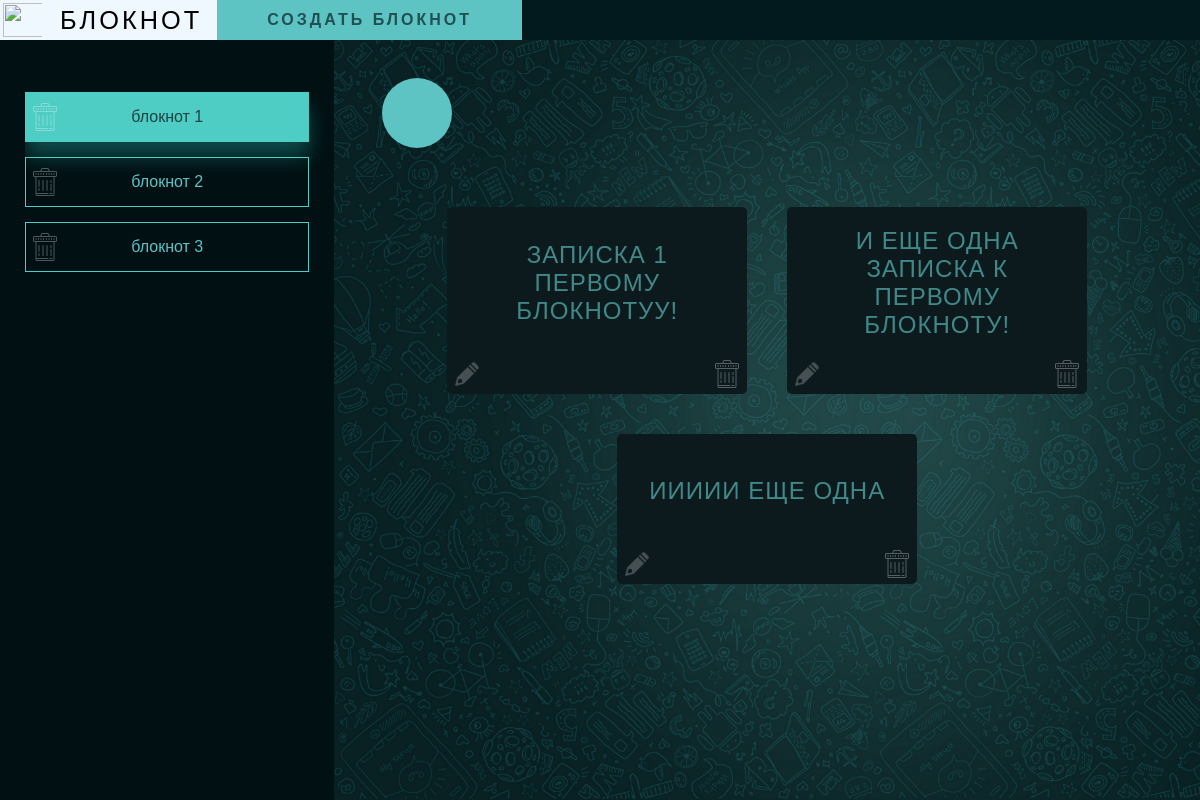
Page /index.php?id=1 on the committed database.
### tables this page shows
CREATE TABLE `bloknoti` (
  `id_bloknot` int(11) NOT NULL,
  `bloknot_name` varchar(50) NOT NULL
);

CREATE TABLE `zapiski` (
  `id_zapis` int(11) NOT NULL,
  `text_zapis` varchar(1000) NOT NULL,
  `id_bloknot` int(11) NOT NULL
);

### index.php (the view, shortened to what this page needs)
<?php
	require('./php/connection.php');
	$idBloknot = $_GET['id'];
?>
<!DOCTYPE html>
<html>
<head>
	<link rel="stylesheet" type="text/css" href="./css/style_bloknot.css">
</head>
<body>
	<div class="verh">
		<img src="picture/icons8-журнал-100.png" class="icon">
		<div class="name">
			<a href="index.php" class="bloknot">БЛОКНОТ</a>
			<a href="create.php" class="back"> СОЗДАТЬ БЛОКНОТ</a>
	    </div>
	</div>
	<div class="niz">
		<div class="left">
			<?php
				$queryBloknoti = "SELECT * FROM bloknoti;";
				$resultBloknoti = mysqli_query($link, $queryBloknoti);
				echo '<div class="zametki">';
				while ($bloknot = mysqli_fetch_assoc($resultBloknoti))
				{
					if ($idBloknot == $bloknot['id_bloknot'])
					{
						echo '
							<div class="zametka-div">
								<a class="zametka active" href="index.php?id='. $bloknot['id_bloknot'].'">'. $bloknot['bloknot_name'] .'</a>
								<a href="php/delete_bloknot.php?id='.$bloknot['id_bloknot'].'" class="delete delete-bloknot"> </a>
							</div>
							';
					}
					else
					{
						echo '
						<div class="zametka-div">
							<a class="zametka" href="index.php?id='. $bloknot['id_bloknot'].'">'. $bloknot['bloknot_name'] .'</a>
							<a href="php/delete_bloknot.php?id='.$bloknot['id_bloknot'].'" class="delete delete-bloknot"> </a>
						</div>
						';
					}
				}
				echo '</div>';
			?>
		</div>
		<div class="right" id="module">
			<?php
				if (isset($idBloknot))
				{
					echo '<div class="plus"><a href="create.php?id='.$idBloknot.'" class="btn_plus"> </a></div>';
				}
				else
				{
					echo `<br>`;
				}
			?>
			<div id="myDIV">
			<?php
				if (isset($idBloknot))
				{
					$queryZapiski = "SELECT * FROM zapiski WHERE id_bloknot = $idBloknot";
					$resultZapiski = mysqli_query($link, $queryZapiski);
					while ($zapiska = mysqli_fetch_assoc($resultZapiski))
					{
						echo '<p class="btn">'. $zapiska['text_zapis'] .'
								<a href="redaktor.php?id='.$zapiska['id_zapis'].'" class="delete edit"> </a>
								<a href="php/delete_zapis.php?id='.$zapiska['id_zapis'].'&bloknot='.$idBloknot.'" class="delete "> </a>
							</p>';
					}
				}
				else
				{
					echo '<h2> Выберите блокнот </h2>';
				}
			?>
			</div>
		</div>
	</div>
</body>
</html>

### css/style_bloknot.css (style rules this page uses)
* { padding: 0; margin: 0; outline: none; box-sizing: border-box; }
html, body { height: 100%; background-color: #001013; font-family: 'Montserrat', sans-serif; }
body { overflow: hidden; }
.plus { display: flex; }
.btn_plus { background-image: url(../picture/icons8-плюс-100.png); background-repeat: no-repeat; background-size: contain; width: 70px; height: 70px; margin-top: 5%; margin-bottom: 5%; background-color: #5dc3c3; border-radius: 106px; }
.verh { min-height: 5%; height: 40px; width: 100%; background-color: #02191d; display: flex; align-items: center; }
.bloknot { text-decoration: none; color: #000000; height: 100%; display: flex; justify-content: center; align-items: center; text-align: center; background-color: aliceblue; padding: 0 15px; letter-spacing: 3px; font-size: 19pt; }
.name { min-width: 25%; height: 100%; display: flex; }
.back { text-align: center; height: 100%; background-color: #5dc3c3; display: flex; justify-content: center; align-items: center; text-decoration: none; padding: 0px 50px; text-transform: uppercase; letter-spacing: 3px; font-weight: 600; color: #001013a3; }
img { height: 100%; background-color: aliceblue; padding: 3px; width: 45px; }
.niz { height: 95%; display: flex; }
.left { min-width: 250px; width: 37%; display: flex; flex-direction: column; overflow-y:auto; margin: 0 25px; margin-right: 0; margin-bottom: 25px; }
.zametki { margin-right: 25px; flex-grow: 1; margin-bottom: 25px; }
.zametka-div { position: relative; }
.zametka { text-decoration: none; width: 100%; display: block; border: 1px solid #4ECDC4; color: #5dc3c3; text-align: center; margin: 15px 0; padding: 15px 10px; position: relative; }
.zametka.active { background-color: #4ECDC4; color: 0 15px 20px rgba(36, 162, 156, 0.4); }
.delete { background-image: url(../picture/icons8-мусор-64.png); max-height: 40px; height: 100%; width: 40px; background-size: 80%; background-position: center; background-repeat: no-repeat; border: none; background-color: #9acd3200; filter: invert(1); cursor: pointer; opacity: 0.3; position: absolute; bottom: 0; right: 0; transition: 0.3s all; }
.edit { background-size: 60%; background-image: url(../picture/pencil_4076.png); left: 0; }
.right { background-image: url(../picture/fon.png); width: 100%; padding: 0% 4%; overflow-y: auto; background-size: cover; }
.delete-bloknot { left: 0; height: 100%; max-height: 100%; }
.btn { display: flex; justify-content: center; align-items: center; text-decoration: none; border: none; border-radius: 5px; width: 300px; text-transform: uppercase; min-height: 150px; margin: 20px; padding: 20px; cursor: pointer; background-color: #0c1a1d; letter-spacing: 1px; color: #5dc3c3a8; font-size: x-large; text-align: center; position: relative; padding-bottom: 55px; }
#myDIV { display: flex; flex-wrap: wrap; justify-content: center; }
.active { background: #5dc3c3; box-shadow: 0 15px 20px rgba(36, 162, 156, 0.4); color: #0c1a1dc4; transition: all 0.3s ease-in-out; }

### rows in the picture
bloknoti: bloknot_name "блокнот 1"
bloknoti: bloknot_name "блокнот 2"
bloknoti: bloknot_name "блокнот 3"
zapiski: text_zapis "ЗАПИСКА 1 ПЕРВОМУ БЛОКНОТУУ!"
zapiski: text_zapis "И ЕЩЕ ОДНА ЗАПИСКА К ПЕРВОМУ БЛОКНОТУ!"
zapiski: text_zapis "ИИИИИ ЕЩЕ ОДНА"
